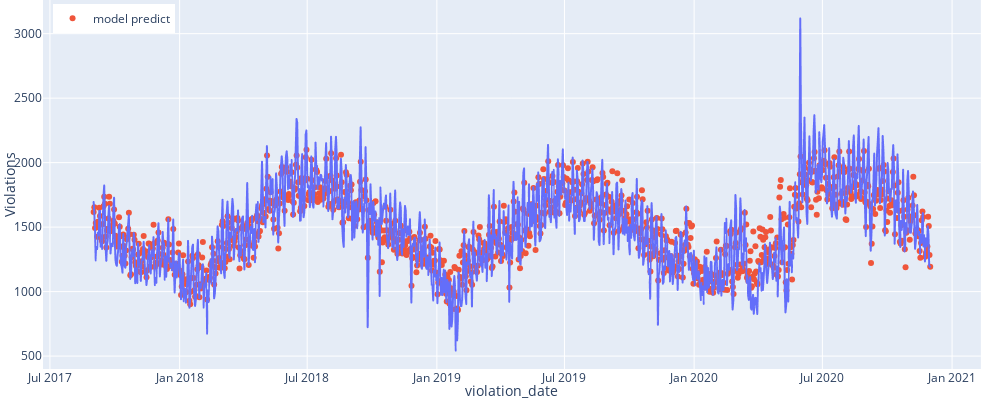

Source (notebook cell):
### Code cell
import plotly.express as px

all_df2 = all_df.copy()
all_df2['pred'] = pred
all_df2['revenue'] = all_df2['violations'] * 100

fig = px.line(all_df2, x='violation_date', y='violations', width=1000, height=400,
             hover_data=["violations", "temp", 'precip', 'weekday'],
             )
fig.add_scatter(x=all_df2.violation_date, y=all_df2.pred, mode='markers', name='model predict')

fig.update_layout(legend=dict(
                            yanchor="top",
                            y=0.99,
                            xanchor="left",
                            x=0.01),
                  yaxis_title="Violations",
                 )

fig.update_layout(margin=dict(
                                        l=0, #left margin
                                        r=0, #right margin
                                        b=0, #bottom margin
                                        t=0  #top margin
                                        )
                    )
                    


fig.show()

### Figure 1 — Plotly figure (JSON) as saved in the notebook; plotly's stock layout.template omitted (floating-point values rounded to 4 significant figures; data arrays with more than 128 entries replaced by an {"elided": "..."} marker saying what was removed)
{"data": [{"customdata": {"elided": "1188x4 mixed values"}, "hoverlabel": {"namelength": 0}, "hovertemplate": "violation_date=%{x}<br>violations=%{customdata[0]}<br>temp=%{customdata[1]}<br>precip=%{customdata[2]}<br>weekday=%{customdata[3]}", "legendgroup": "", "line": {"color": "#636efa", "dash": "solid"}, "mode": "lines", "name": "", "showlegend": false, "type": "scattergl", "x": {"elided": "1188 str values"}, "xaxis": "x", "y": {"elided": "1188 int values"}, "yaxis": "y"}, {"mode": "markers", "name": "model predict", "type": "scatter", "x": {"elided": "1188 str values"}, "y": {"elided": "1188 float values"}}], "layout": {"height": 400, "legend": {"tracegroupgap": 0, "x": 0.01, "xanchor": "left", "y": 0.99, "yanchor": "top"}, "margin": {"b": 0, "l": 0, "r": 0, "t": 0}, "width": 1000, "xaxis": {"anchor": "y", "domain": [0, 0.98], "title": {"text": "violation_date"}}, "yaxis": {"anchor": "x", "domain": [0, 1], "title": {"text": "Violations"}}}}
